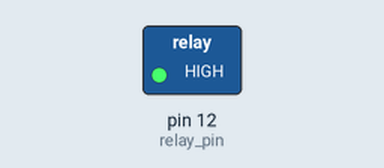
The sketch below on a simulated Arduino Uno, built with avr-gcc and run on an emulated ATmega328P. On the bench: switched loads named in the sketch (green lamp = pin HIGH). Dashed ring = blinking.

Above: at 0.5 s.
Timing chart, 0 to 4.6 s (numbered marks = the images above):
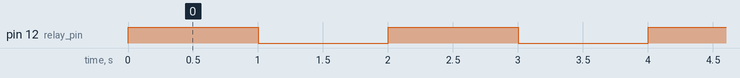

The sketch:

two_light_control_by_relay.ino
```cpp
// C++ code
//two light control by relay
int relay_pin=12;
void setup()
{
  pinMode(relay_pin,OUTPUT);
}
void loop()
{
  digitalWrite(relay_pin,HIGH);
delay(1000);
digitalWrite(relay_pin,LOW);
delay(1000);
}
  
```

Measured:
- by itself, pin 12 (relay_pin): alternates HIGH for 1.0 s and LOW for 1.0 s
